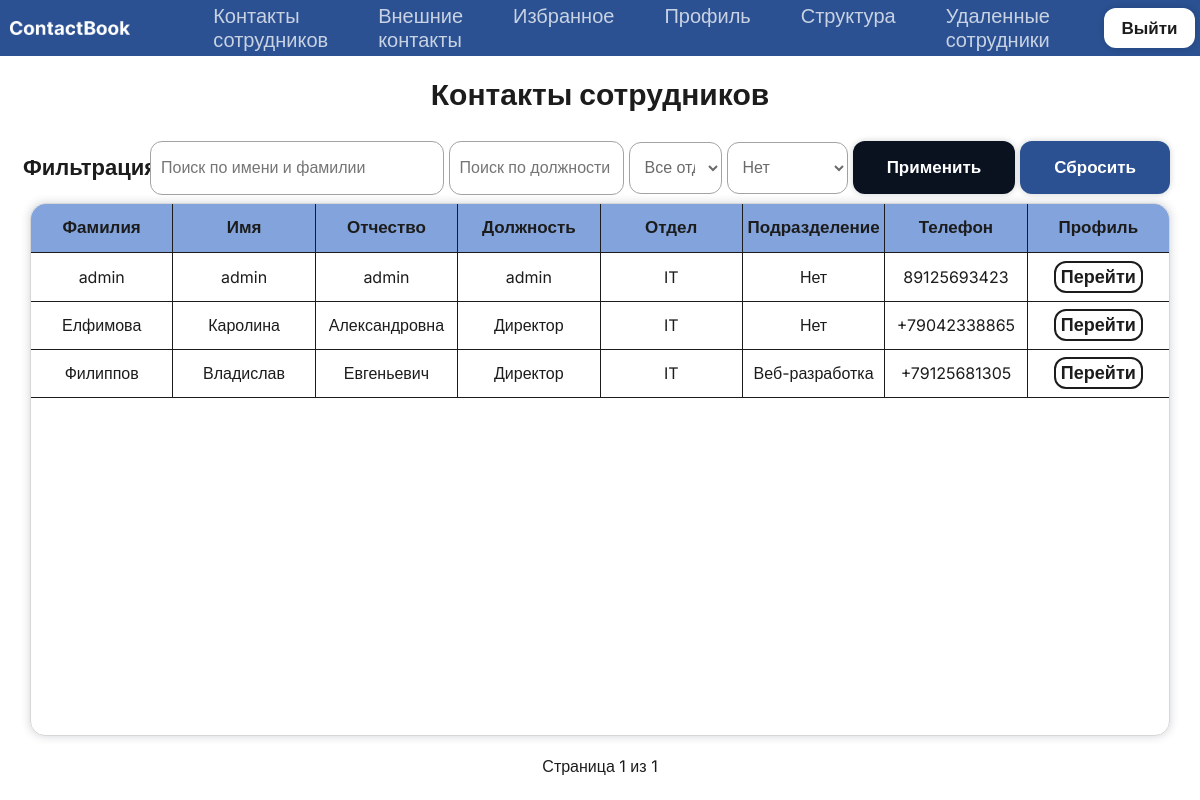
Screenshot of / (signed in) with the database file from the repository.
### ContactBook/models.py (models this page shows, shortened)
class Employee(models.Model):
    last_name = models.CharField(max_length=50, verbose_name='Фамилия')
    first_name = models.CharField(max_length=50, verbose_name='Имя')
    middle_name = models.CharField(max_length=50, blank=True, null=True, verbose_name='Отчество')
    department = models.ForeignKey(Department, on_delete=models.PROTECT, verbose_name='Отдел')
    subdivision = models.ForeignKey(Subdivision, on_delete=models.SET_NULL, blank=True, null=True, verbose_name='Подразделение')
    position = models.CharField(max_length=100, verbose_name='Должность')
    phone = models.CharField(max_length=20, unique=True, verbose_name='Телефон')
    floor = models.CharField(max_length=50, verbose_name='Этаж')
    cabinet = models.CharField(max_length=50, blank=True, null=True, verbose_name='Кабинет')
    role = models.CharField(
        max_length=20,
        choices=[('user', 'Пользователь'), ('admin', 'Администратор')],
        default='user',
        verbose_name='Роль'
    )
    user_account = models.OneToOneField(User, on_delete=models.CASCADE, null=True, blank=True, related_name='employee_profile', verbose_name='Аккаунт входа')
    is_deleted = models.BooleanField(default=False, verbose_name='Удалён')
    deleted_at = models.DateTimeField(null=True, blank=True, verbose_name='Дата удаления')
    objects = EmployeeManager()  # По умолчанию показывает только активные
    all_objects = models.Manager()  # Показывает всех, включая удалённых
    class Meta:
        verbose_name_plural = 'Сотрудники'

class Department(models.Model):
    name = models.CharField(max_length=100, unique=True, verbose_name='Название отдела')
    class Meta:
        verbose_name_plural = 'Отделы'

class Subdivision(models.Model):
    name = models.CharField(max_length=100, verbose_name='Название подразделения')
    department = models.ForeignKey(Department, on_delete=models.CASCADE, related_name='subdivisions', verbose_name='Родительский отдел')
    class Meta:
        constraints = [
            models.UniqueConstraint(fields=['name', 'department'], name='unique_subdivision_name_per_dept')
        ]
        verbose_name_plural = 'Подразделения'

### ContactBook/views.py (the view)
# urls.py: path('', views.employee_list, name='employee_list'),
@login_required
def employee_list(request):
    qs = Employee.objects.select_related('department', 'subdivision', 'user_account').order_by('last_name')
    is_admin_user = is_admin(request.user)
    search = request.GET.get('search', '').strip()
    dept_id = request.GET.get('department')
    sub_id = request.GET.get('subdivision')
    position = request.GET.get('position', '').strip()
    if search:
        qs = qs.filter(Q(last_name__istartswith=search) | Q(first_name__istartswith=search))
    if dept_id and dept_id != 'None':
        qs = qs.filter(department_id=dept_id)
    if sub_id and sub_id != 'None':
        qs = qs.filter(subdivision_id=sub_id)
    if position:
        qs = qs.filter(position__icontains=position)
    paginator = Paginator(qs, 10)
    page_obj = paginator.get_page(request.GET.get('page'))
    return render(request, 'contactbook/employee_list.html', {
        'page_obj': page_obj,
        'search': search, 'dept_id': dept_id, 'sub_id': sub_id, 'position': position,
        'departments': Department.objects.all(),
        'subdivisions': Subdivision.objects.all(),
        'is_admin': is_admin_user
    })

### ContactBook/models.py (called while the page is built)
    def get_queryset(self):
        return super().get_queryset().filter(is_deleted=False)

### ContactBook/views.py (called while the page is built)
def is_admin(user):
    return user.is_authenticated and hasattr(user, 'employee_profile') and user.employee_profile.role == 'admin'

### ContactBook/templates/contactbook/employee_list.html (shortened to what this page needs)
{% extends "base.html" %}
{% block content %}
<h1>Контакты сотрудников</h1>
<div class="filter">
    <div class="zagolovok"><p>Фильтрация</p></div>
    <form method="get" class="elements">
        <input type="text" id="search" name="search" value="{{ search }}" placeholder="Поиск по имени и фамилии">
        <input type="text" id="position" name="position" value="{{ position }}" placeholder="Поиск по должности">
        <select name="department" id="dept-select">
            <option value="">Все отделы</option>
        </select>
        <select name="subdivision" id="sub-select">
            <option value="">Нет</option>
        </select>
        <button type="submit" class="btn btn-primary">Применить</button>
        <a href="{% url 'contactbook:employee_list' %}" class="btn btn-secondary">Сбросить</a>
    </form>
</div>
<div class="list">
    <table>
        <thead>
            <tr>
                <th>Фамилия</th>
                <th>Имя</th>
                <th>Отчество</th>
                <th>Должность</th>
                <th>Отдел</th>
                <th>Подразделение</th>
                <th>Телефон</th>
                <th id="column1">Профиль</th>
            </tr>
        </thead>
        <tbody>
            {% for emp in page_obj %}
            <tr class="{% if not emp.user_account.is_active %}unconfirmed{% endif %}">
                <td>{{ emp.last_name }}</td>
                <td>{{ emp.first_name }}</td>
                <td>{{ emp.middle_name|default:"Нет" }}</td>
                <td>{{ emp.position }}</td>
                <td>{{ emp.department.name }}</td>
                <td>{{ emp.subdivision.name|default:"Нет" }}</td>
                <td>{{ emp.phone }}</td>
                <td id="column2"><a href="{% url 'contactbook:employee_detail' emp.pk %}">Перейти</a></td>
            </tr>
            {% empty %}
            <tr class="none"><td colspan="7" id="employee-none">Сотрудники не найдены</td></tr>
            {% endfor %}
        </tbody>
    </table>
</div>
<div class="pagination">
    <span>Страница {{ page_obj.number }} из {{ page_obj.paginator.num_pages }}</span>
</div>
{% endblock %}

### ContactBook/templates/base.html (shortened to what this page needs)
{% load static %}
<!DOCTYPE html>
<html lang="ru">
<head>
    <link rel="stylesheet" href="{% static 'css/style.css' %}">
</head>
<body>
    <header>
        <img src="{% static 'img/logo.png' %}" alt="" id="logo">
        <nav class="header">
            <ul>
                <li><a href="{% url 'contactbook:employee_list' %}">Контакты сотрудников</a></li>
                <li><a href="{% url 'contactbook:contact_list' %}">Внешние контакты</a></li>
                <li><a href="{% url 'contactbook:favorite_list' %}">Избранное</a></li>
                <li><a href="{% url 'contactbook:my_profile' %}">Профиль</a></li>
                {% if request.user.is_authenticated and request.user.employee_profile.role == 'admin' %}
                    <li><a href="{% url 'contactbook:organization_structure' %}">Структура</a></li>
                    <li><a href="{% url 'contactbook:deleted_employees' %}">Удаленные сотрудники</a></li>
                {% endif %}
            </ul>
            <div class="leave">
                {% if request.user.is_authenticated %}
                    <form method="post" action="{% url 'contactbook:logout' %}">
                        <button type="submit" class="btn">Выйти</button>
                    </form>
                {% endif %}
            </div>
        </nav>
    </header>
    <main>
        {% block content %}{% endblock %}
    </main>
</body>
</html>

### rows the page displays
Employee: last_name "admin", first_name "admin", middle_name "admin", position "admin", department.name "IT", subdivision.name "Нет", phone "89125693423"
Employee: last_name "Елфимова", first_name "Каролина", middle_name "Александровна", position "Директор", department.name "IT", subdivision.name "Нет", phone "+79042338865"
Employee: last_name "Филиппов", first_name "Владислав", middle_name "Евгеньевич", position "Директор", department.name "IT", subdivision.name "Веб-разработка", phone "+79125681305"

### other values shown
{{ page_obj.number }} "1"
{{ page_obj.paginator.num_pages }} "1"
